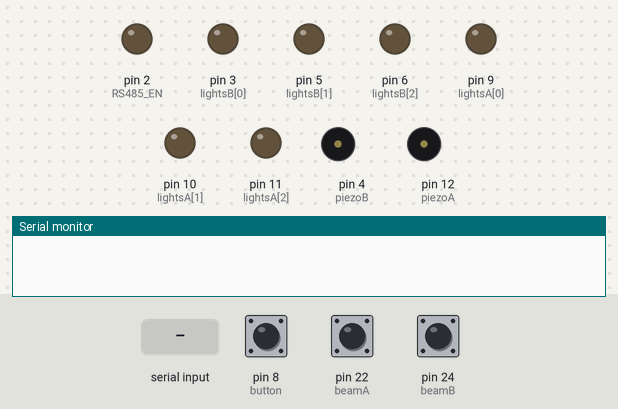
Bench run of a sketch on a simulated Arduino Mega 2560, built with avr-gcc and run on an emulated ATmega2560. Shown: output pins drawn as LEDs (lit = HIGH), buzzer (waves = sounding, pin HIGH), the last lines printed to the serial monitor. Dashed ring = blinking. Inputs (shaded band) come from the test bench; at power-on: pin 8 (button) HIGH, pin 22 (beamA) HIGH, pin 24 (beamB) HIGH.

Above: at 1.2 s.
1.3 s: pin 8 (button) pulled LOW for 0.15 s
At 1.96 s:
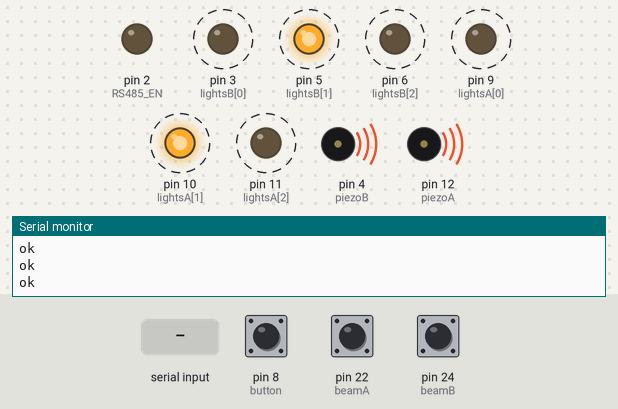
4.3 s: pin 8 (button) pulled LOW for 1 s
At 5.33 s:
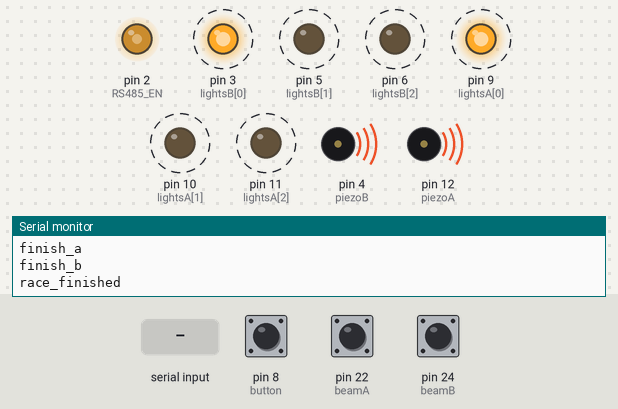
7.3 s: pin 8 (button) pulled LOW for 0.15 s
At 7.46 s:
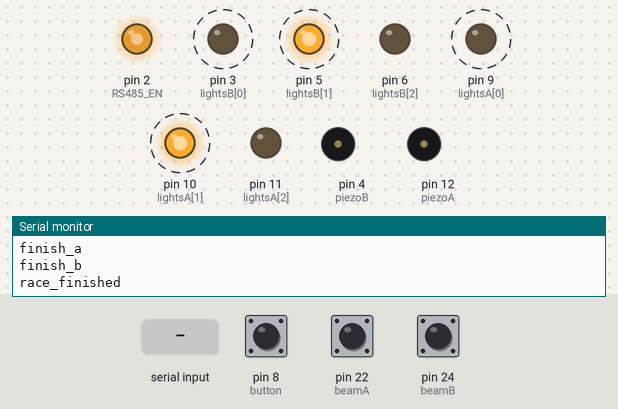
10.3 s: pin 8 (button) pulled LOW for 3.2 s
At 11.79 s:
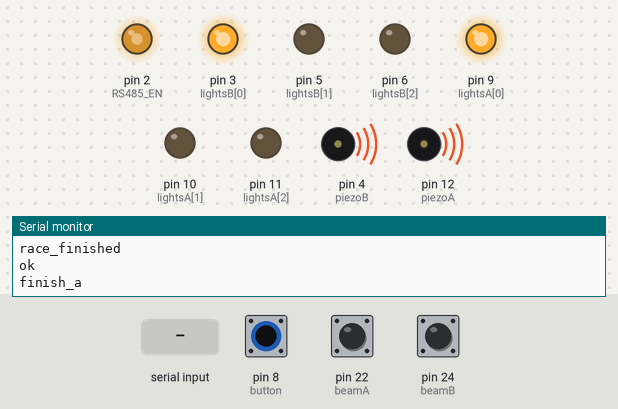
15.0 s: "start\n" received over Serial
At 17.4 s:
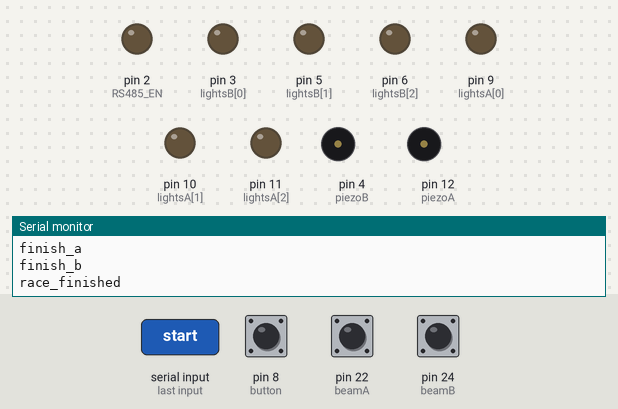
18.0 s: pin 8 (button) pulled LOW for 3.2 s
At 21.2 s:
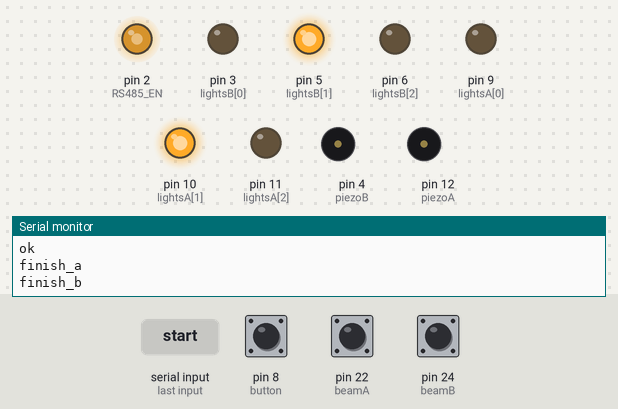
Timing chart, 0 to 23.5 s (numbered marks = the images above; inputs shaded):
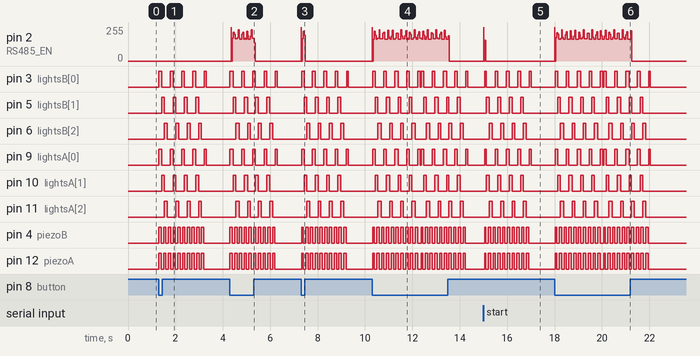

Measured:
- after the input at 1.3 s, pin 3 (lightsB[0]): alternates HIGH for 0.12 s and LOW for 0.36 s, 10 changes in all, then stays LOW, starting at once; pin 5 (lightsB[1]): alternates HIGH for 0.12 s and LOW for 0.36 s, 8 changes in all, then stays LOW, starting after 0.12 s
- after the input at 7.3 s, pin 3 (lightsB[0]): alternates HIGH for 0.12 s and LOW for 0.36 s, 10 changes in all, then stays LOW, starting at once; pin 5 (lightsB[1]): alternates HIGH for 0.12 s and LOW for 0.36 s, 8 changes in all, then stays LOW, starting after 0.14 s
- after the input at 10.3 s, pin 3 (lightsB[0]): LOW → HIGH at once, → LOW 0.10 s later, → HIGH 0.36 s later, → LOW 0.10 s later, … (20 changes in this stretch); pin 5 (lightsB[1]): LOW → HIGH after 0.14 s, → LOW 0.10 s later, → HIGH 0.36 s later, → LOW 0.15 s later, … (16 changes in this stretch)
- after the input at 15.0 s, pin 2 (RS485_EN): 0/255 → 255/255 at once, → 0/255 0.01 s later, → 154/255 0.04 s later, → 0/255 0.04 s later; pin 3 (lightsB[0]): alternates HIGH for 0.12 s and LOW for 0.36 s, 10 changes in all, then stays LOW, starting at once
- after the input at 18.0 s, pin 3 (lightsB[0]): LOW → HIGH at once, → LOW 0.10 s later, → HIGH 0.36 s later, → LOW 0.10 s later, … (20 changes in this stretch); pin 5 (lightsB[1]): LOW → HIGH after 0.14 s, → LOW 0.10 s later, → HIGH 0.36 s later, → LOW 0.15 s later, … (16 changes in this stretch)

The sketch:

fw1.2.ino
```cpp
/*
 Martin Pihrt
 FW: 1.2 16.06.2026
 Dva semafory + laserové brány + false-start logic
 Přidaná podpora pro počítadla kol v app
 Odesílání:
   finish_a
   finish_b

komunikace
PYTHON ---> start ----> ARDUINO
ARDUINO ---> ok ------------> PYTHON
ARDUINO ---> finish_a ------> PYTHON
ARDUINO ---> finish_b ------> PYTHON
ARDUINO ---> race_finished -> PYTHON

START
↓
běží semafor

1. přerušení během odpočtu
↓
FALSE START

OK
↓
závod běží

1. přerušení
↓
auto vyjelo ze startu
↓
ignorovat

2. přerušení
↓
auto projelo cílem
↓
finish_a
*/

// ============================================================================
// CONFIG
// ============================================================================
const int lightsA[] = {9, 10, 11};
const int piezoA     = 12;
const int beamA      = 22;

const int lightsB[] = {3, 5, 6};
const int piezoB     = 4;
const int beamB      = 24;

const int lightCount = 3;

const int RS485_EN = 2;
const int button = 8;

int fadeInTime  = 100;
int fadeOutTime = 100;

int stepTime    = 800;
int holdTime    = 3000;

int beepShort   = 100;
int beepLong    = 1100;

int warnDurationMs = 2000;
int warnBeepOnMs   = 100;
int warnBeepOffMs  = 100;
int warnStepMs     = 120;

bool laserActiveLow = false;
bool laserActiveHigh = true;
bool useInternalPullup = true;

const int BAUD  = 9600;

bool DEBUG = false;

// ============================================================================
// GLOBALS
// ============================================================================
unsigned long now;
bool okSent = false;
// race running flag
bool raceRunning = false;
// finish flags
bool finishASent = false;
bool finishBSent = false;
// debounce finish gate
unsigned long lastFinishA = 0;
unsigned long lastFinishB = 0;
const unsigned long finishDebounce = 3500;
// counter for beam interrupt
byte beamCountA = 0;
byte beamCountB = 0;
bool falseStartA = false;
bool falseStartB = false;

void rs485Send(String msg);

// ============================================================================
// HELPER
// ============================================================================
bool isBeamBrokenRaw(int pin) {
  int v = digitalRead(pin);
  if (laserActiveLow)  return (v == LOW);
  if (laserActiveHigh) return (v == HIGH);
  return false;
}

// ============================================================================
// FINISH DETECTION
// ============================================================================
void handleFinishA() {

  if (!raceRunning) return;
  if (finishASent) return;

  if (!isBeamBrokenRaw(beamA)) return;

  if (now - lastFinishA < finishDebounce) return;

  lastFinishA = now;

  beamCountA++;

  if (DEBUG) {
    Serial.print(F("[A] beam count = "));
    Serial.println(beamCountA);
  }

  byte requiredCount = falseStartA ? 3 : 2;
  if (beamCountA < requiredCount)
    return;

  finishASent = true;

  Serial.println(F("finish_a"));
  rs485Send("finish_a\n");
  falseStartA = false;
}

void handleFinishB() {

  if (!raceRunning) return;
  if (finishBSent) return;

  if (!isBeamBrokenRaw(beamB)) return;

  if (now - lastFinishB < finishDebounce) return;

  lastFinishB = now;

  beamCountB++;

  if (DEBUG) {
    Serial.print(F("[B] beam count = "));
    Serial.println(beamCountB);
  }

  byte requiredCount = falseStartB ? 3 : 2;
  if (beamCountB < requiredCount)
    return;

  finishBSent = true;

  Serial.println(F("finish_b"));
  rs485Send("finish_b\n");
  falseStartB = false;
}

void handleRaceFinished() {
  if (!raceRunning) return;
  if (finishASent && finishBSent) {
    raceRunning = false;
    Serial.println(F("race_finished"));
    rs485Send("race_finished\n");
    if (DEBUG) {
      Serial.println(F("[RACE] FINISHED"));
    }
  }
}

// ============================================================================
// TRAFFIC LIGHT CLASS
// ============================================================================
struct TrafficLight {
  const int* leds;
  int piezo;
  int beamPin;
  int id;
  enum State {
    IDLE,
    FADE_IN,
    STEP_WAIT,
    HOLD,
    FADE_OUT,
    FALSE_START
  } state;

  unsigned long stateTimer;
  unsigned long fadeTimer;
  int fadeLevel;
  int currentLED;
  bool fadeBeepStarted;
  bool beepActive;
  unsigned long beepEnd;
  bool warnActive;
  unsigned long warnEnd;
  unsigned long warnTick;
  int warnPhase;
  bool completedLong;
  bool finishedForOk;

  void init(const int* l, int p, int b, int _id) {
    leds = l;
    piezo = p;
    beamPin = b;
    id = _id;
    state = IDLE;
    stateTimer = 0;
    fadeTimer = 0;
    fadeLevel = 0;
    currentLED = 0;
    fadeBeepStarted = false;
    beepActive = false;
    beepEnd = 0;
    warnActive = false;
    warnEnd = 0;
    warnTick = 0;
    warnPhase = 0;
    completedLong = false;
    finishedForOk = false;
  }

  void resetOutputs() {
    for (int i = 0; i < lightCount; i++) {
      analogWrite(leds[i], 0);
    }

    digitalWrite(piezo, LOW);
  }

  void start() {
    if (state != IDLE) return;
    state = FADE_IN;
    currentLED = 0;
    fadeLevel = 0;
    fadeTimer = now;
    fadeBeepStarted = false;
    completedLong = false;
    finishedForOk = false;
    if (DEBUG) {
      Serial.print(F("[TL] start semafor "));
      Serial.println(id);
    }
  }

  void triggerFalseStart() {
    finishedForOk = true;
    state = FALSE_START;
    warnActive = true;
    warnEnd = now + (unsigned long)warnDurationMs;
    warnTick = now;
    warnPhase = 0;
    beepActive = false;
    digitalWrite(piezo, LOW);
    for (int i = 0; i < lightCount; i++) {
      analogWrite(leds[i], 0);
    }
    if (DEBUG) {
      Serial.print(F("[TL] FALSE START semafor "));
      Serial.println(id);
    }
    if (id == 0) falseStartA = true;
    if (id == 1) falseStartB = true;
  }

  void startBeep(int duration) {
    digitalWrite(piezo, HIGH);
    beepActive = true;
    beepEnd = now + duration;
  }

  void stopBeep() {
    digitalWrite(piezo, LOW);
    beepActive = false;
  }

  void fadeInStep() {
    int interval = max(1, fadeInTime / 255);
    if (now - fadeTimer >= interval) {
      fadeTimer = now;
      analogWrite(leds[currentLED], fadeLevel);
      fadeLevel++;
      if (fadeLevel > 255) {
        fadeLevel = 255;
      }
    }
  }

  bool fadeInDone() {
    return (fadeLevel >= 255);
  }

  void fadeOutAllStep() {
    int interval = max(1, fadeOutTime / 255);
    if (now - fadeTimer >= interval) {
      fadeTimer = now;
      fadeLevel--;
      if (fadeLevel < 0) {
        fadeLevel = 0;
      }
      for (int i = 0; i < lightCount; i++) {
        analogWrite(leds[i], fadeLevel);
      }
    }
  }

  bool fadeOutDone() {
    return (fadeLevel <= 0);
  }

  void update() {
    if (beepActive && now >= beepEnd) {
      stopBeep();
    }
    if (state != IDLE && state != FALSE_START) {
      if (!completedLong) {
        if (isBeamBrokenRaw(beamPin)) {
          triggerFalseStart();
          return;
        }
      }
    }

    switch (state) {
      case IDLE:
        break;

      case FADE_IN:
        if (!fadeBeepStarted) {
          if (currentLED == lightCount - 1) {
            startBeep(beepLong);
            completedLong = true;
            finishedForOk = true;
          } else {
            startBeep(beepShort);
          }
          fadeBeepStarted = true;
        }
        fadeInStep();
        if (fadeInDone()) {
          state = STEP_WAIT;
          stateTimer = now;
          fadeLevel = 0;
        }
        break;

      case STEP_WAIT:
        if (now - stateTimer >= (unsigned long)stepTime) {
          currentLED++;
          if (currentLED >= lightCount) {
            state = HOLD;
            stateTimer = now;
          } else {
            state = FADE_IN;
            fadeTimer = now;
            fadeBeepStarted = false;
          }
        }
        break;

      case HOLD:
        if (now - stateTimer >= (unsigned long)holdTime) {
          state = FADE_OUT;
          fadeLevel = 255;
          fadeTimer = now;
        }
        break;

      case FADE_OUT:
        fadeOutAllStep();
        if (fadeOutDone()) {
          state = IDLE;
          resetOutputs();
        }
        break;

      case FALSE_START:
        if (warnActive) {
          unsigned long t = (now - (warnEnd - warnDurationMs));
          unsigned long cycle = warnBeepOnMs + warnBeepOffMs;
          if ((t % cycle) < (unsigned long)warnBeepOnMs) {
            digitalWrite(piezo, HIGH);
          } else {
            digitalWrite(piezo, LOW);
          }
          unsigned long elapsedFromStart =
            (warnDurationMs - (warnEnd - now));
          int step =
            (elapsedFromStart / warnStepMs) % (lightCount + 1);
          for (int i = 0; i < lightCount; i++) {
            if (step < lightCount) {
              analogWrite(leds[i], (i == step) ? 255 : 0);
            } else {
              analogWrite(leds[i], 0);
            }
          }

          if (now >= warnEnd) {
            warnActive = false;
            digitalWrite(piezo, LOW);
            for (int i = 0; i < lightCount; i++) {
              analogWrite(leds[i], 0);
            }
            state = IDLE;
          }
        } else {
          digitalWrite(piezo, LOW);
          for (int i = 0; i < lightCount; i++) {
            analogWrite(leds[i], 0);
          }
          state = IDLE;
        }
        break;
    }
  }
};

// ============================================================================
// INSTANCES
// ============================================================================
TrafficLight tlA;
TrafficLight tlB;

// ============================================================================
// RS485
// ============================================================================
void rs485Send(String msg) {
  digitalWrite(RS485_EN, HIGH);
  delayMicroseconds(40);
  Serial1.print(msg);
  Serial1.flush();
  delayMicroseconds(40);
  digitalWrite(RS485_EN, LOW);
}

// ============================================================================
// UART
// ============================================================================
String rx0 = "";
String rx1 = "";

void startRace() {
  tlA.start();
  tlB.start();
  okSent = false;
  raceRunning = false;
  finishASent = false;
  finishBSent = false;
  lastFinishA = 0;
  lastFinishB = 0;
  if (DEBUG) {
    Serial.println(F("[RACE] START"));
  }
}

void handleUART() {
  while (Serial.available()) {
    char c = Serial.read();
    if (c == '\n') {
      rx0.trim();
      if (rx0.equalsIgnoreCase("start")) {
        startRace();
      }
      rx0 = "";
    } else {
      rx0 += c;
    }
  }
  while (Serial1.available()) {
    char c = Serial1.read();
    if (c == '\n') {
      rx1.trim();
      if (rx1.equalsIgnoreCase("start")) {
        startRace();
      }
      rx1 = "";
    } else {
      rx1 += c;
    }
  }
}

// ============================================================================
// BUTTON
// ============================================================================
unsigned long lastButton = 0;
const int debounce = 50;

void handleSwitch() {
  if (digitalRead(button) == LOW) {
    if (now - lastButton > debounce) {
      startRace();
      lastButton = now;
    }
  }
}

// ============================================================================
// SETUP
// ============================================================================
void setup() {
  Serial.begin(BAUD);
  Serial1.begin(BAUD);
  pinMode(RS485_EN, OUTPUT);
  digitalWrite(RS485_EN, LOW);
  pinMode(piezoA, OUTPUT);
  pinMode(piezoB, OUTPUT);
  pinMode(button, INPUT_PULLUP);
  if (useInternalPullup) {
    pinMode(beamA, INPUT_PULLUP);
    pinMode(beamB, INPUT_PULLUP);
  } else {
    pinMode(beamA, INPUT);
    pinMode(beamB, INPUT);
  }
  for (int i = 0; i < lightCount; i++) {
    analogWrite(lightsA[i], 0);
    analogWrite(lightsB[i], 0);
  }
  tlA.init(lightsA, piezoA, beamA, 0);
  tlB.init(lightsB, piezoB, beamB, 1);
  if (DEBUG) {
    Serial.println(F("[BOOT] READY"));
  }
}

// ============================================================================
// LOOP
// ============================================================================
void loop() {
  now = millis();
  handleUART();
  tlA.update();
  tlB.update();
  handleSwitch();
  // OK po zelené
  if (!okSent && tlA.finishedForOk && tlB.finishedForOk) {
    okSent = true;
    raceRunning = true;
    rs485Send("ok\n");
    Serial.println(F("ok"));
    if (DEBUG) {
      Serial.println(F("[GLOBAL] OK"));
    }
  }
  // finish detekce
  handleFinishA();
  handleFinishB();
  // konec závodu
  handleRaceFinished();
}
```
